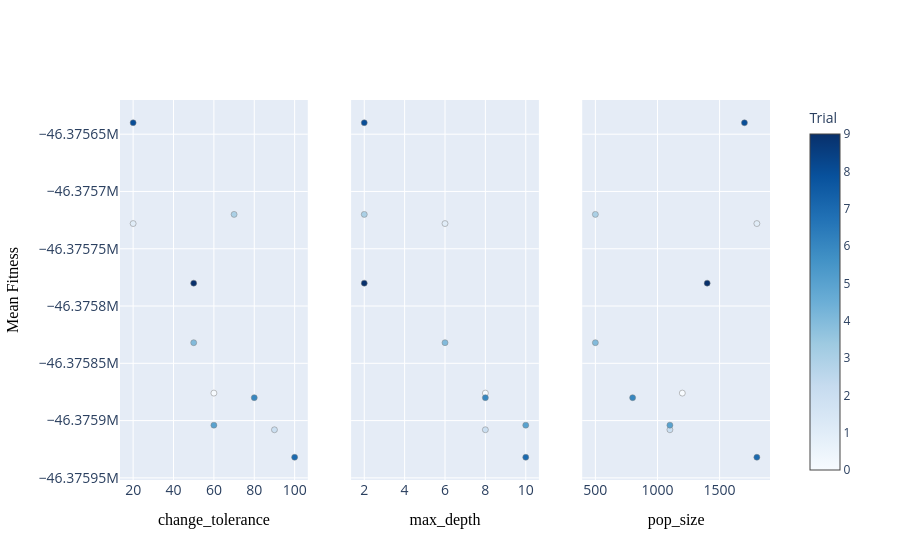

Notebook code for this chart:
### Code cell
fig.update_layout(
    title=None,  # Remove global title
)

# Update the axes for all subplots
fig.update_xaxes(
    title=dict(font=dict(size=16, color="black", family="Arial Black")),  # Make X-axis title bold
    tickfont=dict(size=14)  # Adjust X-axis tick labels
)
fig.update_yaxes(
    title=dict(font=dict(size=16, color="black", family="Arial Black")),  # Make Y-axis title bold
    tickfont=dict(size=14)  # Adjust Y-axis tick labels
)

### Figure 1 — Plotly figure (JSON) as saved in the notebook; plotly's stock layout.template omitted (floating-point values rounded to 4 significant figures)
{"data": [{"marker": {"color": [0, 1, 2, 3, 4, 5, 6, 7, 8, 9], "colorbar": {"title": {"text": "Trial"}, "x": 1, "xpad": 40}, "colorscale": [[0, "rgb(247,251,255)"], [0.125, "rgb(222,235,247)"], [0.25, "rgb(198,219,239)"], [0.375, "rgb(158,202,225)"], [0.5, "rgb(107,174,214)"], [0.625, "rgb(66,146,198)"], [0.75, "rgb(33,113,181)"], [0.875, "rgb(8,81,156)"], [1, "rgb(8,48,107)"]], "line": {"color": "Grey", "width": 0.5}, "showscale": true}, "mode": "markers", "name": "Feasible Trial", "showlegend": false, "type": "scatter", "x": [60, 20, 90, 70, 50, 60, 80, 100, 20, 50], "xaxis": "x", "y": [-46375876, -46375728, -46375908, -46375720, -46375832, -46375904, -46375880, -46375932, -46375640, -46375780], "yaxis": "y"}, {"marker": {"color": [0, 1, 2, 3, 4, 5, 6, 7, 8, 9], "colorbar": {"title": {"text": "Trial"}, "x": 1, "xpad": 40}, "colorscale": [[0, "rgb(247,251,255)"], [0.125, "rgb(222,235,247)"], [0.25, "rgb(198,219,239)"], [0.375, "rgb(158,202,225)"], [0.5, "rgb(107,174,214)"], [0.625, "rgb(66,146,198)"], [0.75, "rgb(33,113,181)"], [0.875, "rgb(8,81,156)"], [1, "rgb(8,48,107)"]], "line": {"color": "Grey", "width": 0.5}, "showscale": false}, "mode": "markers", "name": "Feasible Trial", "showlegend": false, "type": "scatter", "x": [8, 6, 8, 2, 6, 10, 8, 10, 2, 2], "xaxis": "x2", "y": [-46375876, -46375728, -46375908, -46375720, -46375832, -46375904, -46375880, -46375932, -46375640, -46375780], "yaxis": "y2"}, {"marker": {"color": [0, 1, 2, 3, 4, 5, 6, 7, 8, 9], "colorbar": {"title": {"text": "Trial"}, "x": 1, "xpad": 40}, "colorscale": [[0, "rgb(247,251,255)"], [0.125, "rgb(222,235,247)"], [0.25, "rgb(198,219,239)"], [0.375, "rgb(158,202,225)"], [0.5, "rgb(107,174,214)"], [0.625, "rgb(66,146,198)"], [0.75, "rgb(33,113,181)"], [0.875, "rgb(8,81,156)"], [1, "rgb(8,48,107)"]], "line": {"color": "Grey", "width": 0.5}, "showscale": false}, "mode": "markers", "name": "Feasible Trial", "showlegend": false, "type": "scatter", "x": [1200, 1800, 1100, 500, 500, 1100, 800, 1800, 1700, 1400], "xaxis": "x3", "y": [-46375876, -46375728, -46375908, -46375720, -46375832, -46375904, -46375880, -46375932, -46375640, -46375780], "yaxis": "y3"}], "layout": {"legend": {"font": {"size": 12}, "orientation": "h", "title": {"font": {"size": 14}, "text": "Trial"}, "x": 0.5, "xanchor": "center", "y": -0.2}, "title": {}, "xaxis": {"anchor": "y", "domain": [0, 0.2889], "tickfont": {"size": 14}, "title": {"font": {"color": "black", "family": "Arial Black", "size": 16}, "text": "change_tolerance"}}, "xaxis2": {"anchor": "y2", "domain": [0.3556, 0.6444], "tickfont": {"size": 14}, "title": {"font": {"color": "black", "family": "Arial Black", "size": 16}, "text": "max_depth"}}, "xaxis3": {"anchor": "y3", "domain": [0.7111, 1], "tickfont": {"size": 14}, "title": {"font": {"color": "black", "family": "Arial Black", "size": 16}, "text": "pop_size"}}, "yaxis": {"anchor": "x", "domain": [0, 1], "tickfont": {"size": 14}, "title": {"font": {"color": "black", "family": "Arial Black", "size": 16}, "text": "Mean Fitness"}}, "yaxis2": {"anchor": "x2", "domain": [0, 1], "matches": "y", "showticklabels": false, "tickfont": {"size": 14}, "title": {"font": {"color": "black", "family": "Arial Black", "size": 16}}}, "yaxis3": {"anchor": "x3", "domain": [0, 1], "matches": "y", "showticklabels": false, "tickfont": {"size": 14}, "title": {"font": {"color": "black", "family": "Arial Black", "size": 16}}}}}
